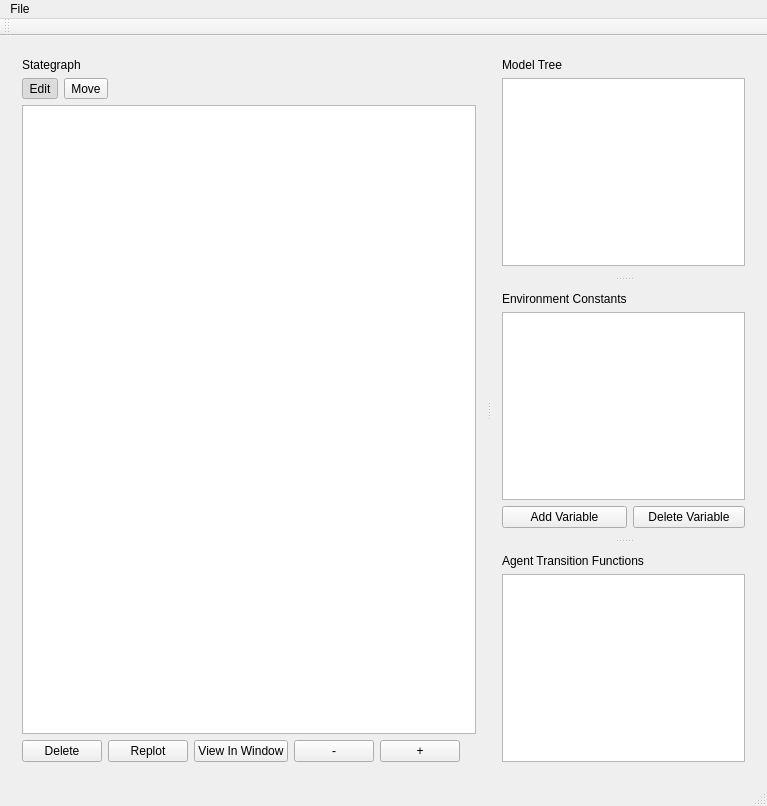
<?xml version="1.0" encoding="UTF-8"?>
<ui version="4.0">
 <class>MainWindowClass</class>
 <widget class="QMainWindow" name="MainWindowClass">
  <property name="geometry">
   <rect>
    <x>0</x>
    <y>0</y>
    <width>767</width>
    <height>806</height>
   </rect>
  </property>
  <property name="windowTitle">
   <string>FLAME Editor</string>
  </property>
  <widget class="QWidget" name="centralWidget">
   <layout class="QVBoxLayout" name="verticalLayout_3">
    <item>
     <widget class="QSplitter" name="splitter_2">
      <property name="orientation">
       <enum>Qt::Horizontal</enum>
      </property>
      <widget class="QWidget" name="">
       <layout class="QVBoxLayout" name="verticalLayout_2">
        <item>
         <layout class="QHBoxLayout" name="horizontalLayout">
          <item>
           <widget class="QLabel" name="label_stategraph">
            <property name="text">
             <string>Stategraph</string>
            </property>
           </widget>
          </item>
         </layout>
        </item>
        <item>
         <layout class="QHBoxLayout" name="horizontalLayout_3">
          <item>
           <widget class="QToolButton" name="toolButton_edit">
            <property name="autoFillBackground">
             <bool>true</bool>
            </property>
            <property name="text">
             <string>Edit</string>
            </property>
            <property name="checkable">
             <bool>true</bool>
            </property>
            <property name="checked">
             <bool>true</bool>
            </property>
           </widget>
          </item>
          <item>
           <widget class="QToolButton" name="toolButton_move">
            <property name="text">
             <string>Move</string>
            </property>
            <property name="checkable">
             <bool>true</bool>
            </property>
           </widget>
          </item>
          <item>
           <spacer name="horizontalSpacer">
            <property name="orientation">
             <enum>Qt::Horizontal</enum>
            </property>
            <property name="sizeHint" stdset="0">
             <size>
              <width>40</width>
              <height>20</height>
             </size>
            </property>
           </spacer>
          </item>
         </layout>
        </item>
        <item>
         <widget class="QGraphicsView" name="graphicsView">
          <property name="focusPolicy">
           <enum>Qt::NoFocus</enum>
          </property>
         </widget>
        </item>
        <item>
         <layout class="QHBoxLayout" name="horizontalLayout_2">
          <item>
           <widget class="QPushButton" name="pushButtonSceneDelete">
            <property name="text">
             <string>Delete</string>
            </property>
           </widget>
          </item>
          <item>
           <widget class="QPushButton" name="pushButton_update">
            <property name="text">
             <string>Replot</string>
            </property>
           </widget>
          </item>
          <item>
           <widget class="QPushButton" name="pushButton_viewModel">
            <property name="text">
             <string>View In Window</string>
            </property>
           </widget>
          </item>
          <item>
           <widget class="QPushButton" name="pushButton_minus">
            <property name="text">
             <string>-</string>
            </property>
           </widget>
          </item>
          <item>
           <widget class="QPushButton" name="pushButton_plus">
            <property name="text">
             <string>+</string>
            </property>
           </widget>
          </item>
          <item>
           <spacer name="horizontalSpacer_2">
            <property name="orientation">
             <enum>Qt::Horizontal</enum>
            </property>
            <property name="sizeHint" stdset="0">
             <size>
              <width>40</width>
              <height>20</height>
             </size>
            </property>
           </spacer>
          </item>
         </layout>
        </item>
       </layout>
      </widget>
      <widget class="QSplitter" name="splitter">
       <property name="orientation">
        <enum>Qt::Vertical</enum>
       </property>
       <widget class="QWidget" name="layoutWidget">
        <layout class="QGridLayout" name="gridLayout_3">
         <item row="1" column="0" colspan="2">
          <widget class="QTreeView" name="treeView_machines"/>
         </item>
         <item row="0" column="0">
          <widget class="QLabel" name="label_models">
           <property name="text">
            <string>Model Tree</string>
           </property>
          </widget>
         </item>
        </layout>
       </widget>
       <widget class="QWidget" name="layoutWidget_2">
        <layout class="QGridLayout" name="gridLayout">
         <item row="1" column="0" colspan="2">
          <widget class="QTableView" name="tableViewMemory"/>
         </item>
         <item row="2" column="0">
          <widget class="QPushButton" name="pushButtonAddMemory">
           <property name="text">
            <string>Add Variable</string>
           </property>
          </widget>
         </item>
         <item row="2" column="1">
          <widget class="QPushButton" name="pushButtonDeleteMemory">
           <property name="text">
            <string>Delete Variable</string>
           </property>
          </widget>
         </item>
         <item row="0" column="0">
          <widget class="QLabel" name="label_memory">
           <property name="text">
            <string>Environment Constants</string>
           </property>
          </widget>
         </item>
        </layout>
       </widget>
       <widget class="QWidget" name="layoutWidget_1">
        <layout class="QVBoxLayout" name="verticalLayout">
         <item>
          <widget class="QLabel" name="label_transitionfunctions">
           <property name="text">
            <string>Agent Transition Functions</string>
           </property>
          </widget>
         </item>
         <item>
          <widget class="QTableView" name="tableViewMachine"/>
         </item>
        </layout>
       </widget>
      </widget>
     </widget>
    </item>
   </layout>
  </widget>
  <widget class="QMenuBar" name="menuBar">
   <property name="geometry">
    <rect>
     <x>0</x>
     <y>0</y>
     <width>767</width>
     <height>22</height>
    </rect>
   </property>
   <widget class="QMenu" name="menuFile">
    <property name="title">
     <string>File</string>
    </property>
    <addaction name="actionNew"/>
    <addaction name="actionOpen"/>
    <addaction name="actionSave"/>
    <addaction name="actionClose"/>
    <addaction name="actionAbout"/>
    <addaction name="actionHelp"/>
   </widget>
   <addaction name="menuFile"/>
  </widget>
  <widget class="QToolBar" name="mainToolBar">
   <attribute name="toolBarArea">
    <enum>TopToolBarArea</enum>
   </attribute>
   <attribute name="toolBarBreak">
    <bool>false</bool>
   </attribute>
  </widget>
  <widget class="QStatusBar" name="statusBar"/>
  <action name="actionAbout">
   <property name="text">
    <string>About</string>
   </property>
  </action>
  <action name="actionHelp">
   <property name="text">
    <string>Help</string>
   </property>
  </action>
  <action name="actionNew">
   <property name="text">
    <string>&amp;New</string>
   </property>
  </action>
  <action name="actionOpen">
   <property name="text">
    <string>&amp;Open...</string>
   </property>
  </action>
  <action name="actionSave">
   <property name="text">
    <string>&amp;Save...</string>
   </property>
  </action>
  <action name="actionClose">
   <property name="text">
    <string>&amp;Close</string>
   </property>
  </action>
 </widget>
 <layoutdefault spacing="6" margin="11"/>
 <resources/>
 <connections/>
</ui>
